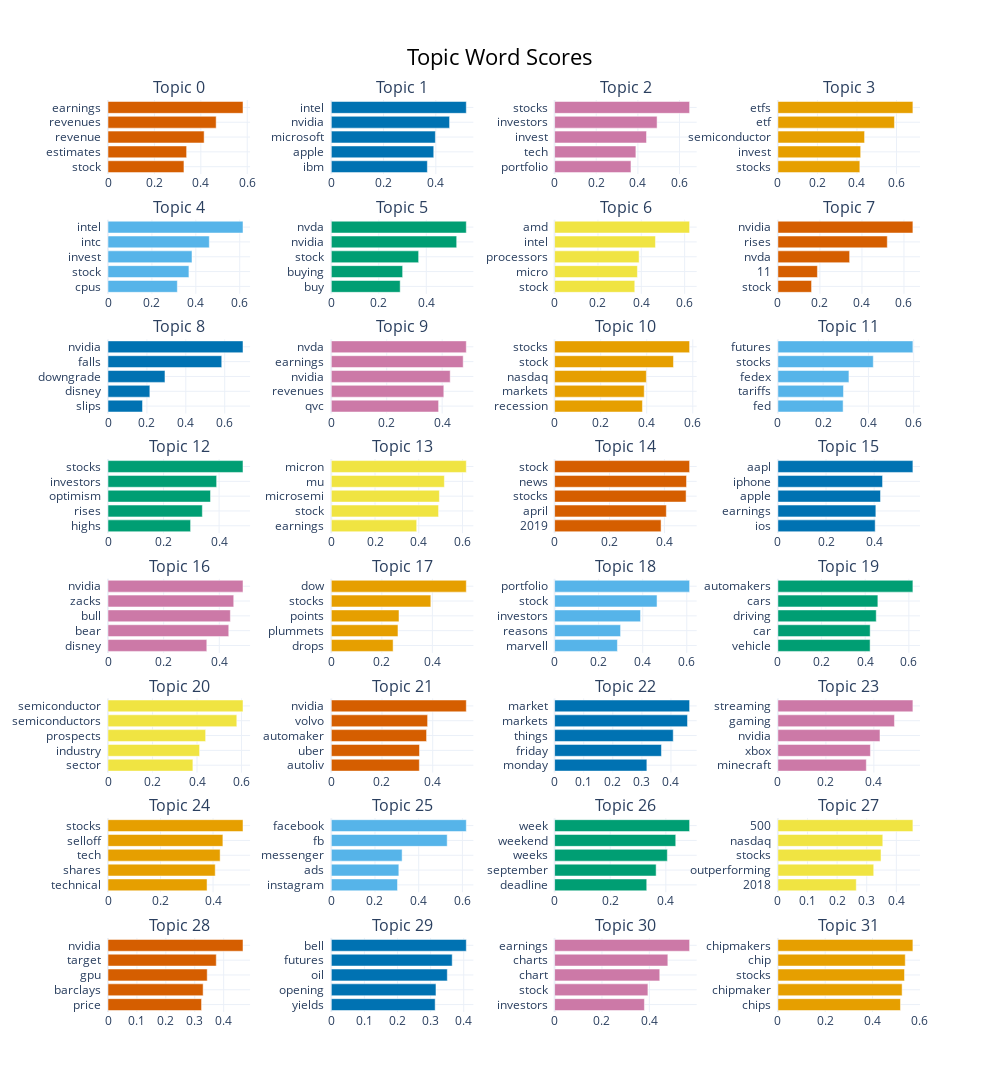

The code cell stored with this chart in its notebook:
### Code cell
topic_model_title.visualize_barchart(top_n_topics=32)

### Figure 1 — Plotly figure (JSON) as saved in the notebook; plotly's stock layout.template omitted (floating-point values rounded to 4 significant figures)
{"data": [{"marker": {"color": "#D55E00"}, "orientation": "h", "x": [0.3273, 0.3388, 0.4142, 0.4661, 0.5817], "y": ["stock  ", "estimates  ", "revenue  ", "revenues  ", "earnings  "], "type": "bar", "xaxis": "x", "yaxis": "y"}, {"marker": {"color": "#0072B2"}, "orientation": "h", "x": [0.3676, 0.392, 0.3983, 0.4526, 0.5166], "y": ["ibm  ", "apple  ", "microsoft  ", "nvidia  ", "intel  "], "type": "bar", "xaxis": "x2", "yaxis": "y2"}, {"marker": {"color": "#CC79A7"}, "orientation": "h", "x": [0.3668, 0.3904, 0.4414, 0.4923, 0.6484], "y": ["portfolio  ", "tech  ", "invest  ", "investors  ", "stocks  "], "type": "bar", "xaxis": "x3", "yaxis": "y3"}, {"marker": {"color": "#E69F00"}, "orientation": "h", "x": [0.4145, 0.4188, 0.4385, 0.5896, 0.683], "y": ["stocks  ", "invest  ", "semiconductor  ", "etf  ", "etfs  "], "type": "bar", "xaxis": "x4", "yaxis": "y4"}, {"marker": {"color": "#56B4E9"}, "orientation": "h", "x": [0.3158, 0.3686, 0.3826, 0.4614, 0.6149], "y": ["cpus  ", "stock  ", "invest  ", "intc  ", "intel  "], "type": "bar", "xaxis": "x5", "yaxis": "y5"}, {"marker": {"color": "#009E73"}, "orientation": "h", "x": [0.29, 0.3004, 0.3677, 0.5279, 0.5684], "y": ["buy  ", "buying  ", "stock  ", "nvidia  ", "nvda  "], "type": "bar", "xaxis": "x6", "yaxis": "y6"}, {"marker": {"color": "#F0E442"}, "orientation": "h", "x": [0.37, 0.3821, 0.3899, 0.4653, 0.6229], "y": ["stock  ", "micro  ", "processors  ", "intel  ", "amd  "], "type": "bar", "xaxis": "x7", "yaxis": "y7"}, {"marker": {"color": "#D55E00"}, "orientation": "h", "x": [0.1602, 0.1881, 0.3414, 0.5206, 0.6425], "y": ["stock  ", "11  ", "nvda  ", "rises  ", "nvidia  "], "type": "bar", "xaxis": "x8", "yaxis": "y8"}, {"marker": {"color": "#0072B2"}, "orientation": "h", "x": [0.1775, 0.2152, 0.2929, 0.5848, 0.6941], "y": ["slips  ", "disney  ", "downgrade  ", "falls  ", "nvidia  "], "type": "bar", "xaxis": "x9", "yaxis": "y9"}, {"marker": {"color": "#CC79A7"}, "orientation": "h", "x": [0.3872, 0.406, 0.429, 0.4759, 0.4871], "y": ["qvc  ", "revenues  ", "nvidia  ", "earnings  ", "nvda  "], "type": "bar", "xaxis": "x10", "yaxis": "y10"}, {"marker": {"color": "#E69F00"}, "orientation": "h", "x": [0.3814, 0.3892, 0.3984, 0.5162, 0.5862], "y": ["recession  ", "markets  ", "nasdaq  ", "stock  ", "stocks  "], "type": "bar", "xaxis": "x11", "yaxis": "y11"}, {"marker": {"color": "#56B4E9"}, "orientation": "h", "x": [0.2882, 0.2898, 0.3139, 0.4215, 0.5965], "y": ["fed  ", "tariffs  ", "fedex  ", "stocks  ", "futures  "], "type": "bar", "xaxis": "x12", "yaxis": "y12"}, {"marker": {"color": "#009E73"}, "orientation": "h", "x": [0.2973, 0.3396, 0.369, 0.3911, 0.4859], "y": ["highs  ", "rises  ", "optimism  ", "investors  ", "stocks  "], "type": "bar", "xaxis": "x13", "yaxis": "y13"}, {"marker": {"color": "#F0E442"}, "orientation": "h", "x": [0.3906, 0.4906, 0.4944, 0.5171, 0.6174], "y": ["earnings  ", "stock  ", "microsemi  ", "mu  ", "micron  "], "type": "bar", "xaxis": "x14", "yaxis": "y14"}, {"marker": {"color": "#D55E00"}, "orientation": "h", "x": [0.3878, 0.407, 0.4789, 0.4805, 0.4917], "y": ["2019  ", "april  ", "stocks  ", "news  ", "stock  "], "type": "bar", "xaxis": "x15", "yaxis": "y15"}, {"marker": {"color": "#0072B2"}, "orientation": "h", "x": [0.4042, 0.4069, 0.4263, 0.4348, 0.5609], "y": ["ios  ", "earnings  ", "apple  ", "iphone  ", "aapl  "], "type": "bar", "xaxis": "x16", "yaxis": "y16"}, {"marker": {"color": "#CC79A7"}, "orientation": "h", "x": [0.3551, 0.434, 0.4397, 0.4519, 0.4852], "y": ["disney  ", "bear  ", "bull  ", "zacks  ", "nvidia  "], "type": "bar", "xaxis": "x17", "yaxis": "y17"}, {"marker": {"color": "#E69F00"}, "orientation": "h", "x": [0.2446, 0.2639, 0.2679, 0.3939, 0.5343], "y": ["drops  ", "plummets  ", "points  ", "stocks  ", "dow  "], "type": "bar", "xaxis": "x18", "yaxis": "y18"}, {"marker": {"color": "#56B4E9"}, "orientation": "h", "x": [0.2851, 0.2995, 0.3901, 0.465, 0.6128], "y": ["marvell  ", "reasons  ", "investors  ", "stock  ", "portfolio  "], "type": "bar", "xaxis": "x19", "yaxis": "y19"}, {"marker": {"color": "#009E73"}, "orientation": "h", "x": [0.4224, 0.4227, 0.4505, 0.458, 0.6185], "y": ["vehicle  ", "car  ", "driving  ", "cars  ", "automakers  "], "type": "bar", "xaxis": "x20", "yaxis": "y20"}, {"marker": {"color": "#F0E442"}, "orientation": "h", "x": [0.3815, 0.4115, 0.4387, 0.5788, 0.6066], "y": ["sector  ", "industry  ", "prospects  ", "semiconductors  ", "semiconductor  "], "type": "bar", "xaxis": "x21", "yaxis": "y21"}, {"marker": {"color": "#D55E00"}, "orientation": "h", "x": [0.3473, 0.348, 0.3759, 0.3799, 0.5326], "y": ["autoliv  ", "uber  ", "automaker  ", "volvo  ", "nvidia  "], "type": "bar", "xaxis": "x22", "yaxis": "y22"}, {"marker": {"color": "#0072B2"}, "orientation": "h", "x": [0.3171, 0.3672, 0.4078, 0.4569, 0.464], "y": ["monday  ", "friday  ", "things  ", "markets  ", "market  "], "type": "bar", "xaxis": "x23", "yaxis": "y23"}, {"marker": {"color": "#CC79A7"}, "orientation": "h", "x": [0.3686, 0.3856, 0.4255, 0.4858, 0.5627], "y": ["minecraft  ", "xbox  ", "nvidia  ", "gaming  ", "streaming  "], "type": "bar", "xaxis": "x24", "yaxis": "y24"}, {"marker": {"color": "#E69F00"}, "orientation": "h", "x": [0.3771, 0.4083, 0.427, 0.4375, 0.514], "y": ["technical  ", "shares  ", "tech  ", "selloff  ", "stocks  "], "type": "bar", "xaxis": "x25", "yaxis": "y25"}, {"marker": {"color": "#56B4E9"}, "orientation": "h", "x": [0.303, 0.3092, 0.3241, 0.5305, 0.6179], "y": ["instagram  ", "ads  ", "messenger  ", "fb  ", "facebook  "], "type": "bar", "xaxis": "x26", "yaxis": "y26"}, {"marker": {"color": "#009E73"}, "orientation": "h", "x": [0.3314, 0.3652, 0.4054, 0.4357, 0.4855], "y": ["deadline  ", "september  ", "weeks  ", "weekend  ", "week  "], "type": "bar", "xaxis": "x27", "yaxis": "y27"}, {"marker": {"color": "#F0E442"}, "orientation": "h", "x": [0.2647, 0.3236, 0.3482, 0.3542, 0.4559], "y": ["2018  ", "outperforming  ", "stocks  ", "nasdaq  ", "500  "], "type": "bar", "xaxis": "x28", "yaxis": "y28"}, {"marker": {"color": "#D55E00"}, "orientation": "h", "x": [0.3235, 0.329, 0.3431, 0.3745, 0.4669], "y": ["price  ", "barclays  ", "gpu  ", "target  ", "nvidia  "], "type": "bar", "xaxis": "x29", "yaxis": "y29"}, {"marker": {"color": "#0072B2"}, "orientation": "h", "x": [0.3137, 0.3162, 0.3504, 0.3652, 0.4078], "y": ["yields  ", "opening  ", "oil  ", "futures  ", "bell  "], "type": "bar", "xaxis": "x30", "yaxis": "y30"}, {"marker": {"color": "#CC79A7"}, "orientation": "h", "x": [0.3792, 0.3939, 0.4439, 0.4781, 0.5699], "y": ["investors  ", "stock  ", "chart  ", "charts  ", "earnings  "], "type": "bar", "xaxis": "x31", "yaxis": "y31"}, {"marker": {"color": "#E69F00"}, "orientation": "h", "x": [0.5184, 0.5253, 0.5354, 0.5386, 0.5709], "y": ["chips  ", "chipmaker  ", "stocks  ", "chip  ", "chipmakers  "], "type": "bar", "xaxis": "x32", "yaxis": "y32"}], "layout": {"xaxis": {"anchor": "y", "domain": [0.0, 0.175], "showgrid": true}, "yaxis": {"anchor": "x", "domain": [0.9187, 1.0], "showgrid": true}, "xaxis2": {"anchor": "y2", "domain": [0.275, 0.45], "showgrid": true}, "yaxis2": {"anchor": "x2", "domain": [0.9187, 1.0], "showgrid": true}, "xaxis3": {"anchor": "y3", "domain": [0.55, 0.725], "showgrid": true}, "yaxis3": {"anchor": "x3", "domain": [0.9187, 1.0], "showgrid": true}, "xaxis4": {"anchor": "y4", "domain": [0.825, 1.0], "showgrid": true}, "yaxis4": {"anchor": "x4", "domain": [0.9187, 1.0], "showgrid": true}, "xaxis5": {"anchor": "y5", "domain": [0.0, 0.175], "showgrid": true}, "yaxis5": {"anchor": "x5", "domain": [0.7875, 0.8687], "showgrid": true}, "xaxis6": {"anchor": "y6", "domain": [0.275, 0.45], "showgrid": true}, "yaxis6": {"anchor": "x6", "domain": [0.7875, 0.8687], "showgrid": true}, "xaxis7": {"anchor": "y7", "domain": [0.55, 0.725], "showgrid": true}, "yaxis7": {"anchor": "x7", "domain": [0.7875, 0.8687], "showgrid": true}, "xaxis8": {"anchor": "y8", "domain": [0.825, 1.0], "showgrid": true}, "yaxis8": {"anchor": "x8", "domain": [0.7875, 0.8687], "showgrid": true}, "xaxis9": {"anchor": "y9", "domain": [0.0, 0.175], "showgrid": true}, "yaxis9": {"anchor": "x9", "domain": [0.6562, 0.7375], "showgrid": true}, "xaxis10": {"anchor": "y10", "domain": [0.275, 0.45], "showgrid": true}, "yaxis10": {"anchor": "x10", "domain": [0.6562, 0.7375], "showgrid": true}, "xaxis11": {"anchor": "y11", "domain": [0.55, 0.725], "showgrid": true}, "yaxis11": {"anchor": "x11", "domain": [0.6562, 0.7375], "showgrid": true}, "xaxis12": {"anchor": "y12", "domain": [0.825, 1.0], "showgrid": true}, "yaxis12": {"anchor": "x12", "domain": [0.6562, 0.7375], "showgrid": true}, "xaxis13": {"anchor": "y13", "domain": [0.0, 0.175], "showgrid": true}, "yaxis13": {"anchor": "x13", "domain": [0.525, 0.6062], "showgrid": true}, "xaxis14": {"anchor": "y14", "domain": [0.275, 0.45], "showgrid": true}, "yaxis14": {"anchor": "x14", "domain": [0.525, 0.6062], "showgrid": true}, "xaxis15": {"anchor": "y15", "domain": [0.55, 0.725], "showgrid": true}, "yaxis15": {"anchor": "x15", "domain": [0.525, 0.6062], "showgrid": true}, "xaxis16": {"anchor": "y16", "domain": [0.825, 1.0], "showgrid": true}, "yaxis16": {"anchor": "x16", "domain": [0.525, 0.6062], "showgrid": true}, "xaxis17": {"anchor": "y17", "domain": [0.0, 0.175], "showgrid": true}, "yaxis17": {"anchor": "x17", "domain": [0.3937, 0.475], "showgrid": true}, "xaxis18": {"anchor": "y18", "domain": [0.275, 0.45], "showgrid": true}, "yaxis18": {"anchor": "x18", "domain": [0.3937, 0.475], "showgrid": true}, "xaxis19": {"anchor": "y19", "domain": [0.55, 0.725], "showgrid": true}, "yaxis19": {"anchor": "x19", "domain": [0.3937, 0.475], "showgrid": true}, "xaxis20": {"anchor": "y20", "domain": [0.825, 1.0], "showgrid": true}, "yaxis20": {"anchor": "x20", "domain": [0.3937, 0.475], "showgrid": true}, "xaxis21": {"anchor": "y21", "domain": [0.0, 0.175], "showgrid": true}, "yaxis21": {"anchor": "x21", "domain": [0.2625, 0.3437], "showgrid": true}, "xaxis22": {"anchor": "y22", "domain": [0.275, 0.45], "showgrid": true}, "yaxis22": {"anchor": "x22", "domain": [0.2625, 0.3437], "showgrid": true}, "xaxis23": {"anchor": "y23", "domain": [0.55, 0.725], "showgrid": true}, "yaxis23": {"anchor": "x23", "domain": [0.2625, 0.3437], "showgrid": true}, "xaxis24": {"anchor": "y24", "domain": [0.825, 1.0], "showgrid": true}, "yaxis24": {"anchor": "x24", "domain": [0.2625, 0.3437], "showgrid": true}, "xaxis25": {"anchor": "y25", "domain": [0.0, 0.175], "showgrid": true}, "yaxis25": {"anchor": "x25", "domain": [0.1312, 0.2125], "showgrid": true}, "xaxis26": {"anchor": "y26", "domain": [0.275, 0.45], "showgrid": true}, "yaxis26": {"anchor": "x26", "domain": [0.1312, 0.2125], "showgrid": true}, "xaxis27": {"anchor": "y27", "domain": [0.55, 0.725], "showgrid": true}, "yaxis27": {"anchor": "x27", "domain": [0.1312, 0.2125], "showgrid": true}, "xaxis28": {"anchor": "y28", "domain": [0.825, 1.0], "showgrid": true}, "yaxis28": {"anchor": "x28", "domain": [0.1312, 0.2125], "showgrid": true}, "xaxis29": {"anchor": "y29", "domain": [0.0, 0.175], "showgrid": true}, "yaxis29": {"anchor": "x29", "domain": [0.0, 0.08125], "showgrid": true}, "xaxis30": {"anchor": "y30", "domain": [0.275, 0.45], "showgrid": true}, "yaxis30": {"anchor": "x30", "domain": [0.0, 0.08125], "showgrid": true}, "xaxis31": {"anchor": "y31", "domain": [0.55, 0.725], "showgrid": true}, "yaxis31": {"anchor": "x31", "domain": [0.0, 0.08125], "showgrid": true}, "xaxis32": {"anchor": "y32", "domain": [0.825, 1.0], "showgrid": true}, "yaxis32": {"anchor": "x32", "domain": [0.0, 0.08125], "showgrid": true}, "annotations": [{"font": {"size": 16}, "showarrow": false, "text": "Topic 0", "x": 0.0875, "xanchor": "center", "xref": "paper", "y": 1.0, "yanchor": "bottom", "yref": "paper"}, {"font": {"size": 16}, "showarrow": false, "text": "Topic 1", "x": 0.3625, "xanchor": "center", "xref": "paper", "y": 1.0, "yanchor": "bottom", "yref": "paper"}, {"font": {"size": 16}, "showarrow": false, "text": "Topic 2", "x": 0.6375, "xanchor": "center", "xref": "paper", "y": 1.0, "yanchor": "bottom", "yref": "paper"}, {"font": {"size": 16}, "showarrow": false, "text": "Topic 3", "x": 0.9125, "xanchor": "center", "xref": "paper", "y": 1.0, "yanchor": "bottom", "yref": "paper"}, {"font": {"size": 16}, "showarrow": false, "text": "Topic 4", "x": 0.0875, "xanchor": "center", "xref": "paper", "y": 0.8687, "yanchor": "bottom", "yref": "paper"}, {"font": {"size": 16}, "showarrow": false, "text": "Topic 5", "x": 0.3625, "xanchor": "center", "xref": "paper", "y": 0.8687, "yanchor": "bottom", "yref": "paper"}, {"font": {"size": 16}, "showarrow": false, "text": "Topic 6", "x": 0.6375, "xanchor": "center", "xref": "paper", "y": 0.8687, "yanchor": "bottom", "yref": "paper"}, {"font": {"size": 16}, "showarrow": false, "text": "Topic 7", "x": 0.9125, "xanchor": "center", "xref": "paper", "y": 0.8687, "yanchor": "bottom", "yref": "paper"}, {"font": {"size": 16}, "showarrow": false, "text": "Topic 8", "x": 0.0875, "xanchor": "center", "xref": "paper", "y": 0.7375, "yanchor": "bottom", "yref": "paper"}, {"font": {"size": 16}, "showarrow": false, "text": "Topic 9", "x": 0.3625, "xanchor": "center", "xref": "paper", "y": 0.7375, "yanchor": "bottom", "yref": "paper"}, {"font": {"size": 16}, "showarrow": false, "text": "Topic 10", "x": 0.6375, "xanchor": "center", "xref": "paper", "y": 0.7375, "yanchor": "bottom", "yref": "paper"}, {"font": {"size": 16}, "showarrow": false, "text": "Topic 11", "x": 0.9125, "xanchor": "center", "xref": "paper", "y": 0.7375, "yanchor": "bottom", "yref": "paper"}, {"font": {"size": 16}, "showarrow": false, "text": "Topic 12", "x": 0.0875, "xanchor": "center", "xref": "paper", "y": 0.6062, "yanchor": "bottom", "yref": "paper"}, {"font": {"size": 16}, "showarrow": false, "text": "Topic 13", "x": 0.3625, "xanchor": "center", "xref": "paper", "y": 0.6062, "yanchor": "bottom", "yref": "paper"}, {"font": {"size": 16}, "showarrow": false, "text": "Topic 14", "x": 0.6375, "xanchor": "center", "xref": "paper", "y": 0.6062, "yanchor": "bottom", "yref": "paper"}, {"font": {"size": 16}, "showarrow": false, "text": "Topic 15", "x": 0.9125, "xanchor": "center", "xref": "paper", "y": 0.6062, "yanchor": "bottom", "yref": "paper"}, {"font": {"size": 16}, "showarrow": false, "text": "Topic 16", "x": 0.0875, "xanchor": "center", "xref": "paper", "y": 0.475, "yanchor": "bottom", "yref": "paper"}, {"font": {"size": 16}, "showarrow": false, "text": "Topic 17", "x": 0.3625, "xanchor": "center", "xref": "paper", "y": 0.475, "yanchor": "bottom", "yref": "paper"}, {"font": {"size": 16}, "showarrow": false, "text": "Topic 18", "x": 0.6375, "xanchor": "center", "xref": "paper", "y": 0.475, "yanchor": "bottom", "yref": "paper"}, {"font": {"size": 16}, "showarrow": false, "text": "Topic 19", "x": 0.9125, "xanchor": "center", "xref": "paper", "y": 0.475, "yanchor": "bottom", "yref": "paper"}, {"font": {"size": 16}, "showarrow": false, "text": "Topic 20", "x": 0.0875, "xanchor": "center", "xref": "paper", "y": 0.3437, "yanchor": "bottom", "yref": "paper"}, {"font": {"size": 16}, "showarrow": false, "text": "Topic 21", "x": 0.3625, "xanchor": "center", "xref": "paper", "y": 0.3437, "yanchor": "bottom", "yref": "paper"}, {"font": {"size": 16}, "showarrow": false, "text": "Topic 22", "x": 0.6375, "xanchor": "center", "xref": "paper", "y": 0.3437, "yanchor": "bottom", "yref": "paper"}, {"font": {"size": 16}, "showarrow": false, "text": "Topic 23", "x": 0.9125, "xanchor": "center", "xref": "paper", "y": 0.3437, "yanchor": "bottom", "yref": "paper"}, {"font": {"size": 16}, "showarrow": false, "text": "Topic 24", "x": 0.0875, "xanchor": "center", "xref": "paper", "y": 0.2125, "yanchor": "bottom", "yref": "paper"}, {"font": {"size": 16}, "showarrow": false, "text": "Topic 25", "x": 0.3625, "xanchor": "center", "xref": "paper", "y": 0.2125, "yanchor": "bottom", "yref": "paper"}, {"font": {"size": 16}, "showarrow": false, "text": "Topic 26", "x": 0.6375, "xanchor": "center", "xref": "paper", "y": 0.2125, "yanchor": "bottom", "yref": "paper"}, {"font": {"size": 16}, "showarrow": false, "text": "Topic 27", "x": 0.9125, "xanchor": "center", "xref": "paper", "y": 0.2125, "yanchor": "bottom", "yref": "paper"}, {"font": {"size": 16}, "showarrow": false, "text": "Topic 28", "x": 0.0875, "xanchor": "center", "xref": "paper", "y": 0.08125, "yanchor": "bottom", "yref": "paper"}, {"font": {"size": 16}, "showarrow": false, "text": "Topic 29", "x": 0.3625, "xanchor": "center", "xref": "paper", "y": 0.08125, "yanchor": "bottom", "yref": "paper"}, {"font": {"size": 16}, "showarrow": false, "text": "Topic 30", "x": 0.6375, "xanchor": "center", "xref": "paper", "y": 0.08125, "yanchor": "bottom", "yref": "paper"}, {"font": {"size": 16}, "showarrow": false, "text": "Topic 31", "x": 0.9125, "xanchor": "center", "xref": "paper", "y": 0.08125, "yanchor": "bottom", "yref": "paper"}], "title": {"font": {"size": 22, "color": "Black"}, "text": "Topic Word Scores", "x": 0.5, "xanchor": "center", "yanchor": "top"}, "hoverlabel": {"font": {"size": 16, "family": "Rockwell"}, "bgcolor": "white"}, "showlegend": false, "width": 1000, "height": 2000}}
